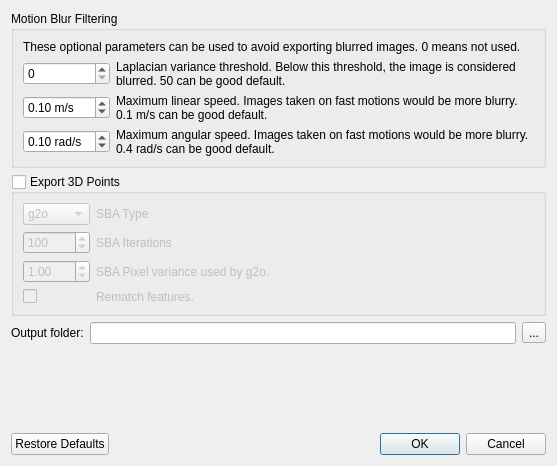
<?xml version="1.0" encoding="UTF-8"?>
<ui version="4.0">
 <class>ExportBundlerDialog</class>
 <widget class="QDialog" name="ExportBundlerDialog">
  <property name="geometry">
   <rect>
    <x>0</x>
    <y>0</y>
    <width>557</width>
    <height>466</height>
   </rect>
  </property>
  <property name="windowTitle">
   <string>Export Bundler</string>
  </property>
  <layout class="QVBoxLayout" name="verticalLayout">
   <item>
    <widget class="QGroupBox" name="groupBox">
     <property name="title">
      <string>Motion Blur Filtering</string>
     </property>
     <layout class="QVBoxLayout" name="verticalLayout_2">
      <item>
       <widget class="QLabel" name="label_40">
        <property name="text">
         <string>These optional parameters can be used to avoid exporting blurred images. 0 means not used.</string>
        </property>
        <property name="wordWrap">
         <bool>true</bool>
        </property>
        <property name="textInteractionFlags">
         <set>Qt::LinksAccessibleByMouse|Qt::TextSelectableByMouse</set>
        </property>
       </widget>
      </item>
      <item>
       <layout class="QGridLayout" name="gridLayout" columnstretch="0,1">
        <item row="0" column="0">
         <widget class="QDoubleSpinBox" name="doubleSpinBox_laplacianVariance">
          <property name="suffix">
           <string/>
          </property>
          <property name="decimals">
           <number>0</number>
          </property>
          <property name="minimum">
           <double>0.000000000000000</double>
          </property>
          <property name="maximum">
           <double>9999.000000000000000</double>
          </property>
          <property name="value">
           <double>0.000000000000000</double>
          </property>
         </widget>
        </item>
        <item row="0" column="1">
         <widget class="QLabel" name="label_38">
          <property name="text">
           <string>Laplacian variance threshold. Below this threshold, the image is considered blurred. 50 can be good default.</string>
          </property>
          <property name="wordWrap">
           <bool>true</bool>
          </property>
          <property name="textInteractionFlags">
           <set>Qt::LinksAccessibleByMouse|Qt::TextSelectableByMouse</set>
          </property>
         </widget>
        </item>
        <item row="1" column="0">
         <widget class="QDoubleSpinBox" name="doubleSpinBox_linearSpeed">
          <property name="suffix">
           <string> m/s</string>
          </property>
          <property name="minimum">
           <double>0.000000000000000</double>
          </property>
          <property name="value">
           <double>0.100000000000000</double>
          </property>
         </widget>
        </item>
        <item row="1" column="1">
         <widget class="QLabel" name="label_39">
          <property name="text">
           <string>Maximum linear speed. Images taken on fast motions would be more blurry. 0.1 m/s can be good default.</string>
          </property>
          <property name="wordWrap">
           <bool>true</bool>
          </property>
          <property name="textInteractionFlags">
           <set>Qt::LinksAccessibleByMouse|Qt::TextSelectableByMouse</set>
          </property>
         </widget>
        </item>
        <item row="2" column="0">
         <widget class="QDoubleSpinBox" name="doubleSpinBox_angularSpeed">
          <property name="suffix">
           <string> rad/s</string>
          </property>
          <property name="minimum">
           <double>0.000000000000000</double>
          </property>
          <property name="value">
           <double>0.100000000000000</double>
          </property>
         </widget>
        </item>
        <item row="2" column="1">
         <widget class="QLabel" name="label_41">
          <property name="text">
           <string>Maximum angular speed. Images taken on fast motions would be more blurry. 0.4 rad/s can be good default.</string>
          </property>
          <property name="wordWrap">
           <bool>true</bool>
          </property>
          <property name="textInteractionFlags">
           <set>Qt::LinksAccessibleByMouse|Qt::TextSelectableByMouse</set>
          </property>
         </widget>
        </item>
       </layout>
      </item>
     </layout>
    </widget>
   </item>
   <item>
    <widget class="QGroupBox" name="groupBox_export_points">
     <property name="title">
      <string>Export 3D Points</string>
     </property>
     <property name="checkable">
      <bool>true</bool>
     </property>
     <property name="checked">
      <bool>false</bool>
     </property>
     <layout class="QVBoxLayout" name="verticalLayout_3">
      <item>
       <layout class="QGridLayout" name="gridLayout_2" columnstretch="0,1">
        <item row="1" column="0">
         <widget class="QSpinBox" name="sba_iterations">
          <property name="minimum">
           <number>0</number>
          </property>
          <property name="maximum">
           <number>999999</number>
          </property>
          <property name="value">
           <number>100</number>
          </property>
         </widget>
        </item>
        <item row="1" column="1">
         <widget class="QLabel" name="label_8">
          <property name="text">
           <string>SBA Iterations</string>
          </property>
          <property name="wordWrap">
           <bool>true</bool>
          </property>
         </widget>
        </item>
        <item row="2" column="1">
         <widget class="QLabel" name="label_variance">
          <property name="text">
           <string>SBA Pixel variance used by g2o.</string>
          </property>
          <property name="wordWrap">
           <bool>true</bool>
          </property>
         </widget>
        </item>
        <item row="2" column="0">
         <widget class="QDoubleSpinBox" name="sba_variance">
          <property name="suffix">
           <string/>
          </property>
          <property name="decimals">
           <number>2</number>
          </property>
          <property name="minimum">
           <double>0.010000000000000</double>
          </property>
          <property name="maximum">
           <double>999.000000000000000</double>
          </property>
          <property name="singleStep">
           <double>0.010000000000000</double>
          </property>
          <property name="value">
           <double>1.000000000000000</double>
          </property>
         </widget>
        </item>
        <item row="0" column="1">
         <widget class="QLabel" name="label_10">
          <property name="text">
           <string>SBA Type</string>
          </property>
          <property name="wordWrap">
           <bool>true</bool>
          </property>
         </widget>
        </item>
        <item row="0" column="0">
         <widget class="QComboBox" name="comboBox_sbaType">
          <item>
           <property name="text">
            <string>g2o</string>
           </property>
          </item>
          <item>
           <property name="text">
            <string>cvsba</string>
           </property>
          </item>
         </widget>
        </item>
        <item row="3" column="1">
         <widget class="QLabel" name="label_variance_2">
          <property name="text">
           <string>Rematch features.</string>
          </property>
          <property name="wordWrap">
           <bool>true</bool>
          </property>
         </widget>
        </item>
        <item row="3" column="0">
         <widget class="QCheckBox" name="sba_rematchFeatures">
          <property name="text">
           <string/>
          </property>
         </widget>
        </item>
       </layout>
      </item>
     </layout>
    </widget>
   </item>
   <item>
    <layout class="QHBoxLayout" name="horizontalLayout">
     <item>
      <widget class="QLabel" name="label_42">
       <property name="text">
        <string>Output folder:</string>
       </property>
       <property name="wordWrap">
        <bool>true</bool>
       </property>
       <property name="textInteractionFlags">
        <set>Qt::LinksAccessibleByMouse|Qt::TextSelectableByMouse</set>
       </property>
      </widget>
     </item>
     <item>
      <widget class="QLineEdit" name="lineEdit_path">
       <property name="readOnly">
        <bool>true</bool>
       </property>
      </widget>
     </item>
     <item>
      <widget class="QToolButton" name="toolButton_path">
       <property name="text">
        <string>...</string>
       </property>
      </widget>
     </item>
    </layout>
   </item>
   <item>
    <spacer name="verticalSpacer">
     <property name="orientation">
      <enum>Qt::Vertical</enum>
     </property>
     <property name="sizeHint" stdset="0">
      <size>
       <width>20</width>
       <height>40</height>
      </size>
     </property>
    </spacer>
   </item>
   <item>
    <widget class="QDialogButtonBox" name="buttonBox">
     <property name="orientation">
      <enum>Qt::Horizontal</enum>
     </property>
     <property name="standardButtons">
      <set>QDialogButtonBox::Cancel|QDialogButtonBox::Ok|QDialogButtonBox::RestoreDefaults</set>
     </property>
    </widget>
   </item>
  </layout>
 </widget>
 <resources/>
 <connections>
  <connection>
   <sender>buttonBox</sender>
   <signal>accepted()</signal>
   <receiver>ExportBundlerDialog</receiver>
   <slot>accept()</slot>
   <hints>
    <hint type="sourcelabel">
     <x>248</x>
     <y>254</y>
    </hint>
    <hint type="destinationlabel">
     <x>157</x>
     <y>274</y>
    </hint>
   </hints>
  </connection>
  <connection>
   <sender>buttonBox</sender>
   <signal>rejected()</signal>
   <receiver>ExportBundlerDialog</receiver>
   <slot>reject()</slot>
   <hints>
    <hint type="sourcelabel">
     <x>316</x>
     <y>260</y>
    </hint>
    <hint type="destinationlabel">
     <x>286</x>
     <y>274</y>
    </hint>
   </hints>
  </connection>
 </connections>
</ui>
